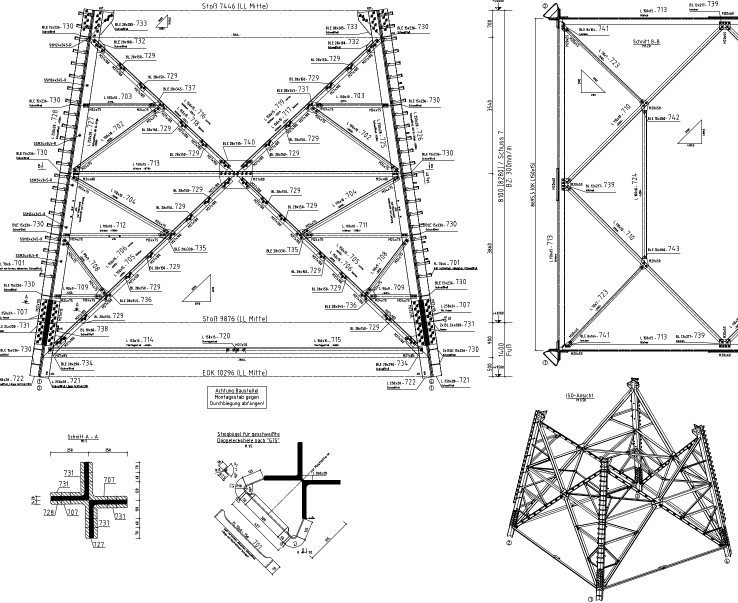
#> input picture Resource/Sample.png, 1476 x 1205 px (shown at 1/2 size)
$ python -i panel_split.py   (imports and definitions only)
#> lines starting #> are read from the running program, lines starting #| are printed output that depends on the picture; after the words box and inside, x2 and y2 are one past the last pixel; in counts of white or black regions, pixels touching at a corner belong together
"""Split multi-part shop sheets into rectangular panels (white gutters between figures)."""

from __future__ import annotations

import cv2
import numpy as np

from drawing_to_dxf.annotation_clean import geometry_split_ink_mask


# [43 lines left out: functions _smooth_1d, _gap_split_indices, _boxes_from_xy_splits, not called in this run]


def filter_strip_like_panels(
    boxes: list[tuple[int, int, int, int]],
    *,
    min_short_side_px: int,
    max_aspect_ratio: float,
) -> list[tuple[int, int, int, int]]:
    """
    Drop gutter / margin rectangles that grid splitting often yields: very narrow
    or very tall ribbons (high aspect ratio), or tiles shorter than ``min_short_side_px``.

    These usually look like meaningless vertical captions or scan borders in CAD viewers,
    not real detail blocks (see sampled DXFs from dense assembly sheets).
    """
    if max_aspect_ratio < 1.0:
        raise ValueError("max_aspect_ratio must be >= 1")
    out: list[tuple[int, int, int, int]] = []
    for (x, y, w, h) in boxes:
        if w < 1 or h < 1:
            continue
        short = float(min(w, h))
        long = float(max(w, h))
        if short < float(min_short_side_px):
            continue
        if long > max_aspect_ratio * short + 1e-6:
            continue
        out.append((x, y, w, h))
    return out


def _filter_boxes_by_ink(
    gray: np.ndarray,
    boxes: list[tuple[int, int, int, int]],
    min_area: int,
    min_ink_frac: float,
) -> list[tuple[int, int, int, int]]:
    ink = (gray < 235).astype(np.float32)
    h, w = gray.shape
    out: list[tuple[int, int, int, int]] = []
    for (x, y, bw, bh) in boxes:
        if bw <= 1 or bh <= 1:
            continue
        x0, y0 = max(0, x), max(0, y)
        x1, y1 = min(w, x + bw), min(h, y + bh)
        patch = ink[y0:y1, x0:x1]
        if patch.size == 0:
            continue
        if patch.sum() < min_ink_frac * patch.size:
            continue
        area = (x1 - x0) * (y1 - y0)
        if area < min_area:
            continue
        out.append((x0, y0, x1 - x0, y1 - y0))
    return out


# [78 lines left out: function split_panels_geometry_cc, not called in this run]


def split_panels_blob(
    gray: np.ndarray,
    *,
    min_area: int = 15_000,
    min_gap_px: int = 48,
    rel_thresh: float = 0.02,
    morph_close: int = 11,
    min_short_side_px: int = 80,
    max_aspect_ratio: float = 10.0,
    gap_split_fallback: bool = True,
) -> list[tuple[int, int, int, int]]:
    """Legacy splitter: contours + gutter grid fallback."""
    if gray.ndim != 2:
        raise ValueError("grayscale expected")

    h, w = gray.shape[:2]
    if h < 32 or w < 32:
        return [(0, 0, w, h)]

    _, bw = cv2.threshold(gray, 0, 255, cv2.THRESH_BINARY_INV + cv2.THRESH_OTSU)
    k = max(3, morph_close | 1)
    kernel = cv2.getStructuringElement(cv2.MORPH_RECT, (k, k))
    merged = cv2.morphologyEx(bw, cv2.MORPH_CLOSE, kernel)
    contours, _ = cv2.findContours(merged, cv2.RETR_EXTERNAL, cv2.CHAIN_APPROX_SIMPLE)
    boxes_cv: list[tuple[int, int, int, int]] = []
    for c in contours:
        x, y, bw0, bh0 = cv2.boundingRect(c)
        if bw0 * bh0 < min_area:
            continue
        boxes_cv.append((x, y, bw0, bh0))

    if boxes_cv:
        boxes_cv.sort(key=lambda b: b[2] * b[3], reverse=True)
        lx, ly, lw, lh = boxes_cv[0]
        if lw * lh > 0.65 * w * h and len(boxes_cv) <= 2 and gap_split_fallback:
            proj_x = _smooth_1d(bw.sum(axis=0), k=81)
            proj_y = _smooth_1d(bw.sum(axis=1), k=81)
            xs = _gap_split_indices(proj_x, min_run=min_gap_px, rel_thresh=rel_thresh)
            ys = _gap_split_indices(proj_y, min_run=min_gap_px, rel_thresh=rel_thresh)
            merged_boxes = _boxes_from_xy_splits(h, w, xs, ys)
            filtered = _filter_boxes_by_ink(gray, merged_boxes, min_area=min_area, min_ink_frac=0.003)
            trimmed = filter_strip_like_panels(
                filtered,
                min_short_side_px=min_short_side_px,
                max_aspect_ratio=max_aspect_ratio,
            )
            if len(trimmed) >= 2:
                trimmed.sort(key=lambda b: (b[1], b[0]))
                return trimmed
            if len(filtered) >= 2:
                filtered.sort(key=lambda b: (b[1], b[0]))
                return filtered
            return [(0, 0, w, h)]

    if not boxes_cv:
        return [(0, 0, w, h)]

    boxes_cv.sort(key=lambda b: b[2] * b[3], reverse=True)
    kept: list[tuple[int, int, int, int]] = []
    for b in boxes_cv:
        x, y, bw0, bh0 = b
        xa, ya = x + bw0, y + bh0
        inside = False
        for (kx, ky, kw, kh) in kept:
            xb, yb = kx + kw, ky + kh
            if x >= kx and y >= ky and xa <= xb and ya <= yb:
                inside = True
                break
        if inside:
            continue
        kept.append(b)

    kept = _filter_boxes_by_ink(gray, kept, min_area=min_area, min_ink_frac=0.002)
    kept = filter_strip_like_panels(
        kept,
        min_short_side_px=min_short_side_px,
        max_aspect_ratio=max_aspect_ratio,
    )
    if not kept:
        return [(0, 0, w, h)]
    kept.sort(key=lambda b: (b[1] // max(h // 50, 1), b[0]))
    return kept


def split_panels(
    gray: np.ndarray,
    *,
    min_area: int = 15_000,
    min_gap_px: int = 48,
    rel_thresh: float = 0.02,
    morph_close: int = 11,
    min_short_side_px: int = 80,
    max_aspect_ratio: float = 10.0,
    gap_split_fallback: bool = True,
    strategy: str = "blob",
    exclude_corner_title_block: bool = True,
) -> list[tuple[int, int, int, int]]:
    """
    Return axis-aligned panel bounding boxes (x, y, w, h) in pixel coords.

    ``strategy``:
    - ``blob``: contour-based workflow with optional gutter grid (original default).
    - ``geometry_cc``: connected components on a geometry-only ink mask.
    - ``auto``: geometry_cc when it yields ≥2 panels, else blob.
    """
    if strategy not in ("blob", "geometry_cc", "auto"):
        raise ValueError('strategy must be "blob", "geometry_cc", or "auto"')

    if gray.ndim != 2:
        raise ValueError("grayscale expected")
    h, w = gray.shape[:2]

    geo_k = max(5, min(morph_close, 9))

    if strategy == "auto":
        geom = split_panels_geometry_cc(
            gray,
            min_area=min_area,
            morph_close=geo_k,
            min_short_side_px=min_short_side_px,
            max_aspect_ratio=max_aspect_ratio,
            exclude_corner_title_block=exclude_corner_title_block,
        )
        if len(geom) >= 2:
            return geom
        return split_panels_blob(
            gray,
            min_area=min_area,
            min_gap_px=min_gap_px,
            rel_thresh=rel_thresh,
            morph_close=morph_close,
            min_short_side_px=min_short_side_px,
            max_aspect_ratio=max_aspect_ratio,
            gap_split_fallback=gap_split_fallback,
        )

    if strategy == "geometry_cc":
        geom = split_panels_geometry_cc(
            gray,
            min_area=min_area,
            morph_close=geo_k,
            min_short_side_px=min_short_side_px,
            max_aspect_ratio=max_aspect_ratio,
            exclude_corner_title_block=exclude_corner_title_block,
        )
        if geom:
            return geom
        return [(0, 0, w, h)]

    return split_panels_blob(
        gray,
        min_area=min_area,
        min_gap_px=min_gap_px,
        rel_thresh=rel_thresh,
        morph_close=morph_close,
        min_short_side_px=min_short_side_px,
        max_aspect_ratio=max_aspect_ratio,
        gap_split_fallback=gap_split_fallback,
    )

>>> import cv2
>>> picture = cv2.imread('../../Resource/Sample.png', cv2.IMREAD_GRAYSCALE)
#> picture: shape (1205, 1476); min 0, max 255, mean 233.8
>>> result = split_panels(picture)
#> in split_panels_blob, `_, bw = cv2.threshold(gray, 0, 255, cv2.THRESH_BINARY_INV + cv2.THRESH..`:
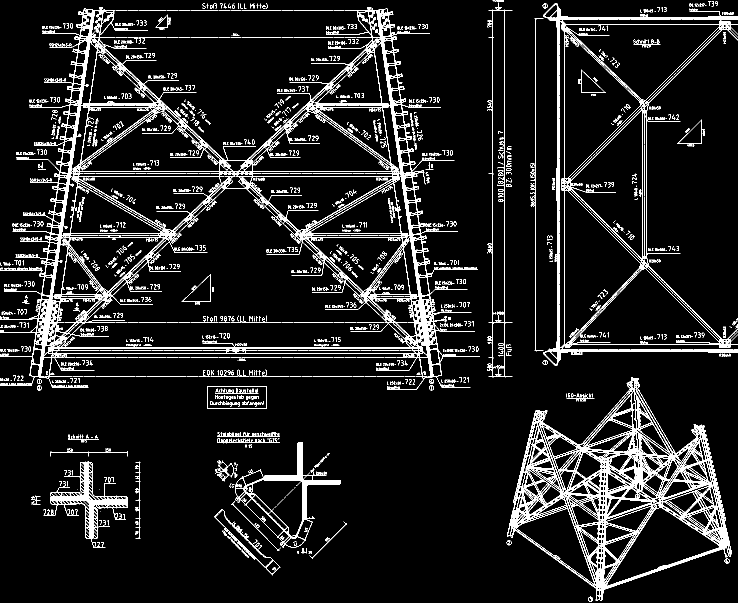
#> bw: shape (1205, 1476) (shown at 1/2 size); 8.7% white in thin lines or dots
#> in split_panels_blob, `merged = cv2.morphologyEx(bw, cv2.MORPH_CLOSE, kernel)`:
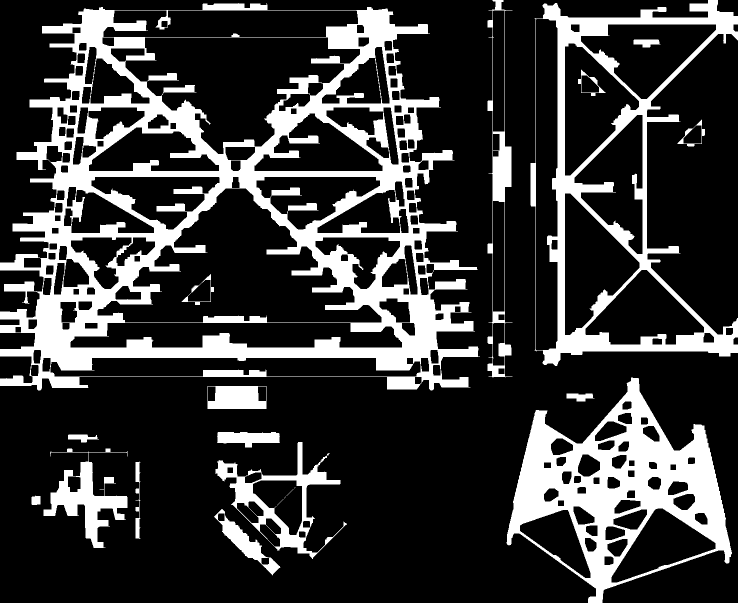
#> merged: shape (1205, 1476) (shown at 1/2 size); 22.3% white; 21 white regions (4 under 20 px)
#> in split_panels_blob, `contours, _ = cv2.findContours(merged, cv2.RETR_EXTERNAL, cv2.CHAIN_AP..`: contours = 14 contours; largest, box (x1, y1, x2, y2) and area: (0, 6, 960, 781) 568657, (1061, 0, 1476, 732) 187631, (1013, 755, 1464, 1205) 115396, (430, 884, 694, 1118) 21318, (975, 0, 1025, 755) 20006
#> the loop in split_panels_blob, `for c in contours:` made 14 passes
#> (x, y, bw0, bh0) on passes 1, 2, 3, 4, 5, 6, 7, 8, 10, 11, 12, 13: (428, 1018, 133, 133), (63, 991, 18, 19), (271, 923, 10, 155), (87, 897, 169, 199), (430, 884, 264, 234), (136, 869, 62, 16), (434, 864, 126, 31), (1133, 787, 56, 16), (1013, 755, 451, 450), (1355, 239, 55, 54), (0, 6, 960, 775), (1061, 0, 415, 732)
#> (c, x, y, bw0, bh0) on pass 9: ([[415, 772], [415, 817], [532, 817], [532, 772]], 415, 772, 118, 46)
#> after the loop in split_panels_blob, `for c in contours:`: boxes_cv = [(428, 1018, 133, 133), (87, 897, 169, 199), (430, 884, 264, 234), (1013, 755, 451, 450), (0, 6, 960, 775), (1061, 0, 415, 732), (975, 0, 50, 755)]
#> in split_panels_blob, `lx, ly, lw, lh = boxes_cv[0]`: lx = 0; ly = 6; lw = 960; lh = 775
#> the loop in split_panels_blob, `for b in boxes_cv:` made 7 passes
#> (x, y, bw0, bh0, xa, ya) on passes 1 to 7: (0, 6, 960, 775, 960, 781), (1061, 0, 415, 732, 1476, 732), (1013, 755, 451, 450, 1464, 1205), (430, 884, 264, 234, 694, 1118), (975, 0, 50, 755, 1025, 755), (87, 897, 169, 199, 256, 1096), (428, 1018, 133, 133, 561, 1151)
#> after the loop in split_panels_blob, `for b in boxes_cv:`: kept = [(0, 6, 960, 775), (1061, 0, 415, 732), (1013, 755, 451, 450), (430, 884, 264, 234), (975, 0, 50, 755), (87, 897, 169, 199), (428, 1018, 133, 133)]
#> in _filter_boxes_by_ink, `ink = (gray < 235).astype(np.float32)`:
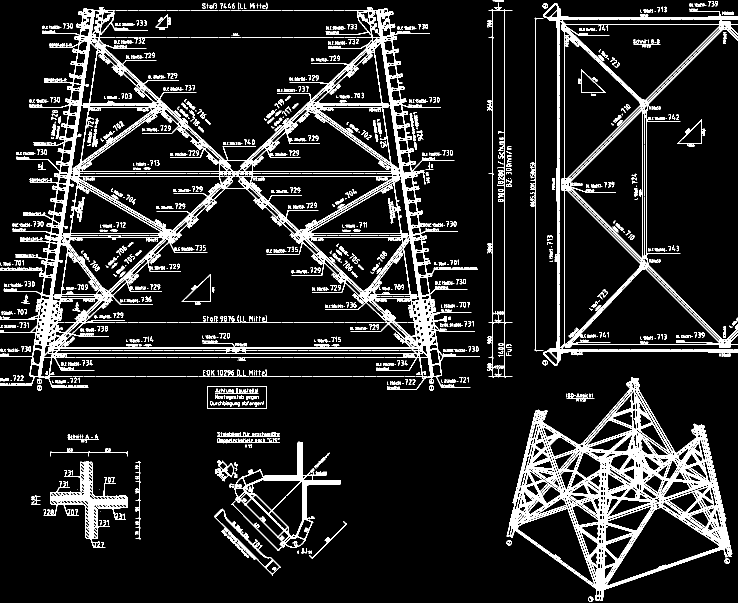
#> ink: shape (1205, 1476) float32 (shown at 1/2 size); values 0 (black) and 1 (white), 11.3% white; 1329 white regions (424 under 20 px), largest, box (x1, y1, x2, y2) and area: (0, 17, 960, 779) 73893, (1013, 755, 1465, 1202) 45666, (1086, 6, 1476, 732) 20589
#> the loop in _filter_boxes_by_ink, `for (x, y, bw, bh) in boxes:` made 7 passes
#> (x, y, bw, bh, x0, y0, x1, y1) on passes 1 to 7: (0, 6, 960, 775, 0, 6, 960, 781), (1061, 0, 415, 732, 1061, 0, 1476, 732), (1013, 755, 451, 450, 1013, 755, 1464, 1205), (430, 884, 264, 234, 430, 884, 694, 1118), (975, 0, 50, 755, 975, 0, 1025, 755), (87, 897, 169, 199, 87, 897, 256, 1096), (428, 1018, 133, 133, 428, 1018, 561, 1151)
#> pass 1, in _filter_boxes_by_ink, `patch = ink[y0:y1, x0:x1]`:
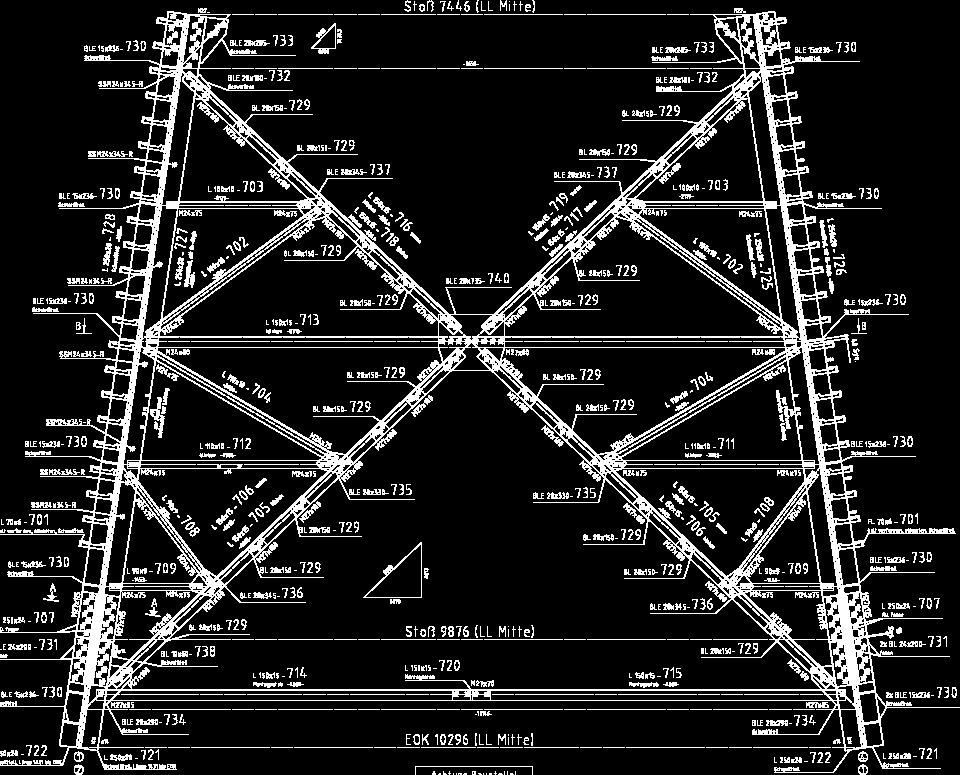
#> patch: shape (775, 960) float32; values 0 (black) and 1 (white), 14.2% white; 923 white regions (255 under 20 px), largest, box (x1, y1, x2, y2) and area: (0, 11, 960, 773) 73893, (363, 542, 422, 598) 310, (150, 397, 165, 438) 246
#> pass 2, in _filter_boxes_by_ink, `patch = ink[y0:y1, x0:x1]`:
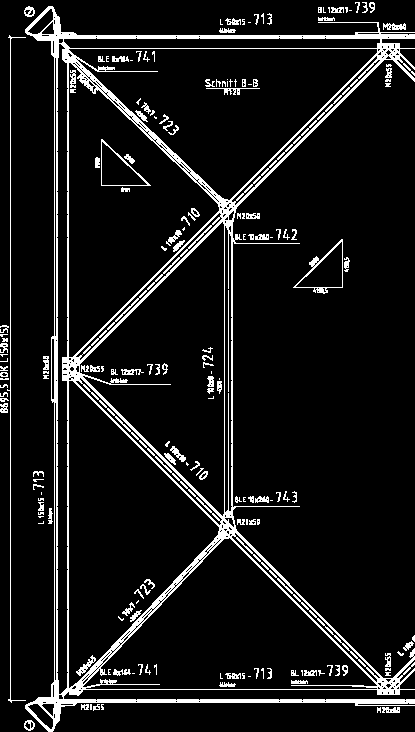
#> patch: shape (732, 415) float32; values 0 (black) and 1 (white), 9% white in thin lines or dots
#> pass 3, in _filter_boxes_by_ink, `patch = ink[y0:y1, x0:x1]`:
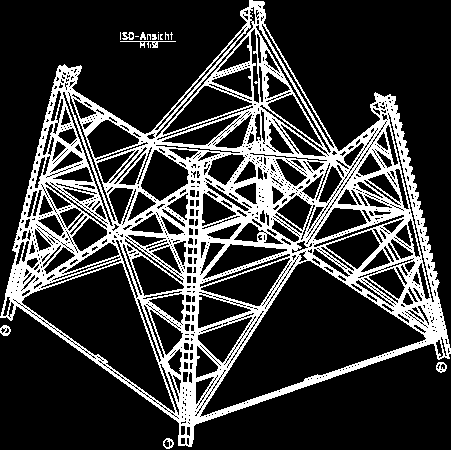
#> patch: shape (450, 451) float32; values 0 (black) and 1 (white), 22.7% white; 18 white regions (10 under 20 px), largest, box (x1, y1, x2, y2) and area: (0, 0, 451, 447) 45665, (120, 41, 176, 48) 113, (0, 325, 11, 336) 71
#> after the loop in _filter_boxes_by_ink, `for (x, y, bw, bh) in boxes:`: out has the same summary as kept in split_panels_blob
#> the loop in filter_strip_like_panels, `for (x, y, w, h) in boxes:` made 7 passes
#> (x, y, w, h, short, long) on passes 1 to 7: (0, 6, 960, 775, 775, 960), (1061, 0, 415, 732, 415, 732), (1013, 755, 451, 450, 450, 451), (430, 884, 264, 234, 234, 264), (975, 0, 50, 755, 50, 755), (87, 897, 169, 199, 169, 199), (428, 1018, 133, 133, 133, 133)
#> after the loop in filter_strip_like_panels, `for (x, y, w, h) in boxes:`: out = [(0, 6, 960, 775), (1061, 0, 415, 732), (1013, 755, 451, 450), (430, 884, 264, 234), (87, 897, 169, 199), (428, 1018, 133, 133)]
#> in split_panels_blob, `kept = filter_strip_like_panels( kept, min_short_side_px=min_short_sid..`: kept has the same summary as out in filter_strip_like_panels
#> result has the same summary as out in filter_strip_like_panels
